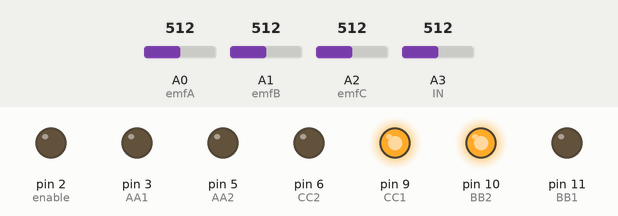
A sketch run on a simulated Arduino Uno, built with avr-gcc and run on an emulated ATmega328P. Parts: output pins drawn as LEDs (lit = HIGH). Inputs (shaded band) come from the test bench; at power-on: A0 (emfA) = 512, A1 (emfB) = 512, A2 (emfC) = 512, A3 (IN) = 512.

Above: at 1.2 s.
1.3 s: A0 (emfA) set to 513
At 2.1 s:
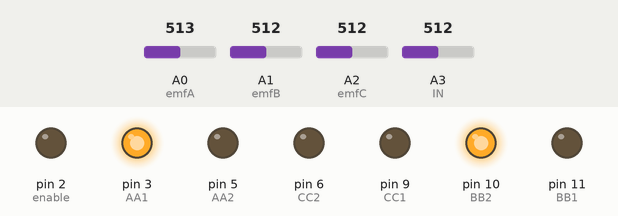
2.8 s: A1 (emfB) set to 514
At 3.3 s:
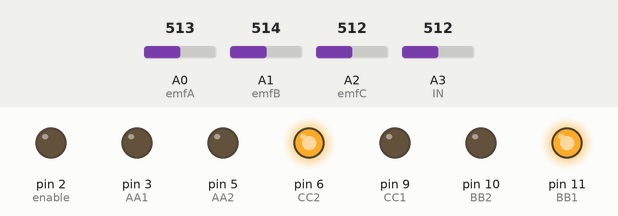
4.3 s: A2 (emfC) set to 515
At 5.5 s:
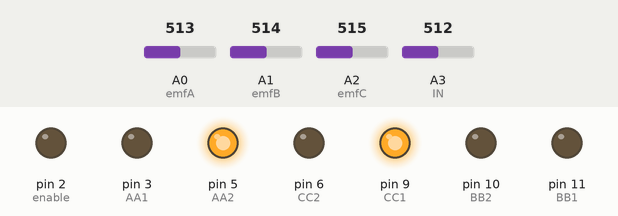
5.8 s: A2 (emfC) set to 716
At 6.7 s:
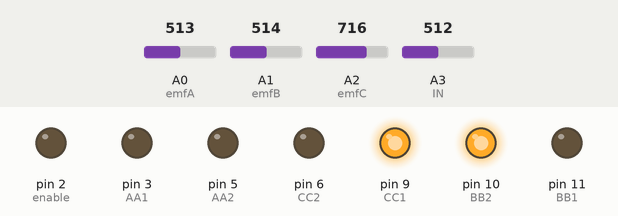
7.3 s: A2 (emfC) set to 306
At 7.9 s:
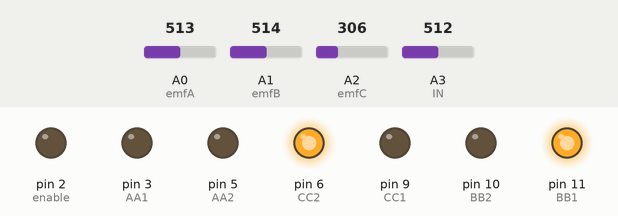
Timing chart, 0 to 9.8 s (numbered marks = the images above; inputs shaded):
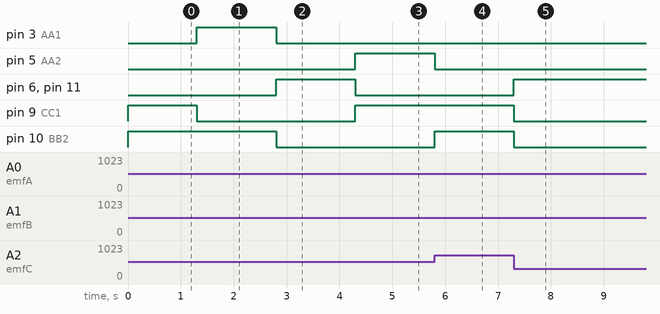

Measured:
- the behaviour switches between 512 and 513 on A0 (emfA) (found by bisection; images 0 and 1)
- the behaviour switches between 513 and 514 on A1 (emfB) (found by bisection; images 1 and 2)
- the behaviour switches between 514 and 515 on A2 (emfC) (found by bisection; images 2 and 3)
- after the input at 1.3 s, pin 3 (AA1): LOW → HIGH at once; pin 9 (CC1): HIGH → LOW at once
- after the input at 2.8 s, pin 3 (AA1), pin 10 (BB2): HIGH → LOW at once; pin 6 (CC2), pin 11 (BB1): LOW → HIGH at once
- after the input at 4.3 s, pin 5 (AA2), pin 9 (CC1): LOW → HIGH at once; pin 6 (CC2), pin 11 (BB1): HIGH → LOW at once
- after the input at 5.8 s, pin 5 (AA2): HIGH → LOW at once; pin 10 (BB2): LOW → HIGH at once
- after the input at 7.3 s, pin 6 (CC2), pin 11 (BB1): LOW → HIGH at once; pin 9 (CC1), pin 10 (BB2): HIGH → LOW at once

The sketch:

ESC_conEMF.ino
```cpp
/*
 * This is the code with EMF detection for the Arduino ESC
 * The speed control is done using a potentiometer connected on pin A0
 * You could always change it in order to have a PWM
 * input signal to control the speed.
 *
  */

int AA1=3;
int AA2=5;
int BB1=11;
int BB2=10;
int CC1=9;
int CC2=6;

int enable=2; //This is not used for now, The ESC is always enabled
int emfA=A0;
int emfB=A1;
int emfC=A2;

int fase=1;
int deltaA=0;
int emA=0;
int sum=0;

int IN=A3;
int Delay=4000;

int it=0;
int it2=1;

static int delta= 0;
static int Lastdelta= -1;

unsigned long previousMillis = 0;

void setup() {
Serial.begin(250000);
  pinMode(AA1,OUTPUT);
  pinMode(AA2,OUTPUT);
  pinMode(BB1,OUTPUT);
  pinMode(BB2,OUTPUT);
  pinMode(CC1,OUTPUT);
  pinMode(CC2,OUTPUT);

  pinMode(enable,OUTPUT);

  pinMode(IN,INPUT);
  pinMode(emfA,INPUT);
  pinMode(emfB,INPUT);
  pinMode(emfC,INPUT);

  //digitalWrite(enable,HIGH);
  //previousMillis = micros();

}

void loop() {


      int emA = analogRead(emfA);
      int emB = analogRead(emfB);
      int emC = analogRead(emfC);
      int sum = (emA+emB+emC)/3;

      unsigned long currentMillis = micros();


  if(currentMillis - previousMillis >= Delay){

      previousMillis += Delay;

  //Phase1 C-B
  switch(fase){
    case 1:
      digitalWrite(AA1,LOW);
      digitalWrite(AA2,LOW);
      digitalWrite(BB1,LOW);
      digitalWrite(CC2,LOW);
      digitalWrite(BB2,HIGH);
      digitalWrite(CC1,HIGH);
      delta = emA-sum;

      break;


  //Phase2 A-B
    case 2:
      digitalWrite(AA2,LOW);
      digitalWrite(BB1,LOW);
      digitalWrite(CC1,LOW);
      digitalWrite(CC2,LOW);
      digitalWrite(AA1,HIGH);
      digitalWrite(BB2,HIGH);
      delta = emC-sum;
      break;

  //Phase3 A-C
    case 3:
      digitalWrite(AA2,LOW);
      digitalWrite(BB1,LOW);
      digitalWrite(BB2,LOW);
      digitalWrite(CC1,LOW);
      digitalWrite(CC2,HIGH);
      digitalWrite(AA1,HIGH);
      delta = emB-sum;
    break;

  //Phase4 B-C
  case 4:
      digitalWrite(AA1,LOW);
      digitalWrite(AA2,LOW);
      digitalWrite(BB2,LOW);
      digitalWrite(CC1,LOW);
      digitalWrite(BB1,HIGH);
      digitalWrite(CC2,HIGH);
      delta = emA-sum;
      break;

  //Phase5 B-A
  case 5:
      digitalWrite(AA1,LOW);
      digitalWrite(BB2,LOW);
      digitalWrite(CC1,LOW);
      digitalWrite(CC2,LOW);
      digitalWrite(AA2,HIGH);
      digitalWrite(BB1,HIGH);
      delta = emC-sum;
      break;

  //Phase6 C-A
  case 6:
      digitalWrite(AA1,LOW);
      digitalWrite(BB1,LOW);
      digitalWrite(BB2,LOW);
      digitalWrite(CC2,LOW);
      digitalWrite(CC1,HIGH);
      digitalWrite(AA2,HIGH);
      delta = emB-sum;
  break;
  }

  if (Lastdelta < 0){
  if (delta > 0)
      {
        Lastdelta=delta; //save the last delta
        fase= fase + 1;
        if (fase > 6) {
          fase = 1;
          }
      }
  }//Zero cross from - to +

  if (Lastdelta > 0){
  if (delta < 0)
      {
        Lastdelta=delta;
        fase= fase + 1;
        if (fase > 6) {
          fase = 1;
          }
      }
  }//Zero cross from + to -

  }//Case ends


  int t =analogRead(IN); //From the potentiometer
  Delay=map(t,0,1024,1,1000); //we obtain the delay speed using the potentiometer
  //we map the values from 1 to 1000 microseaconds


} //loop ends
```
